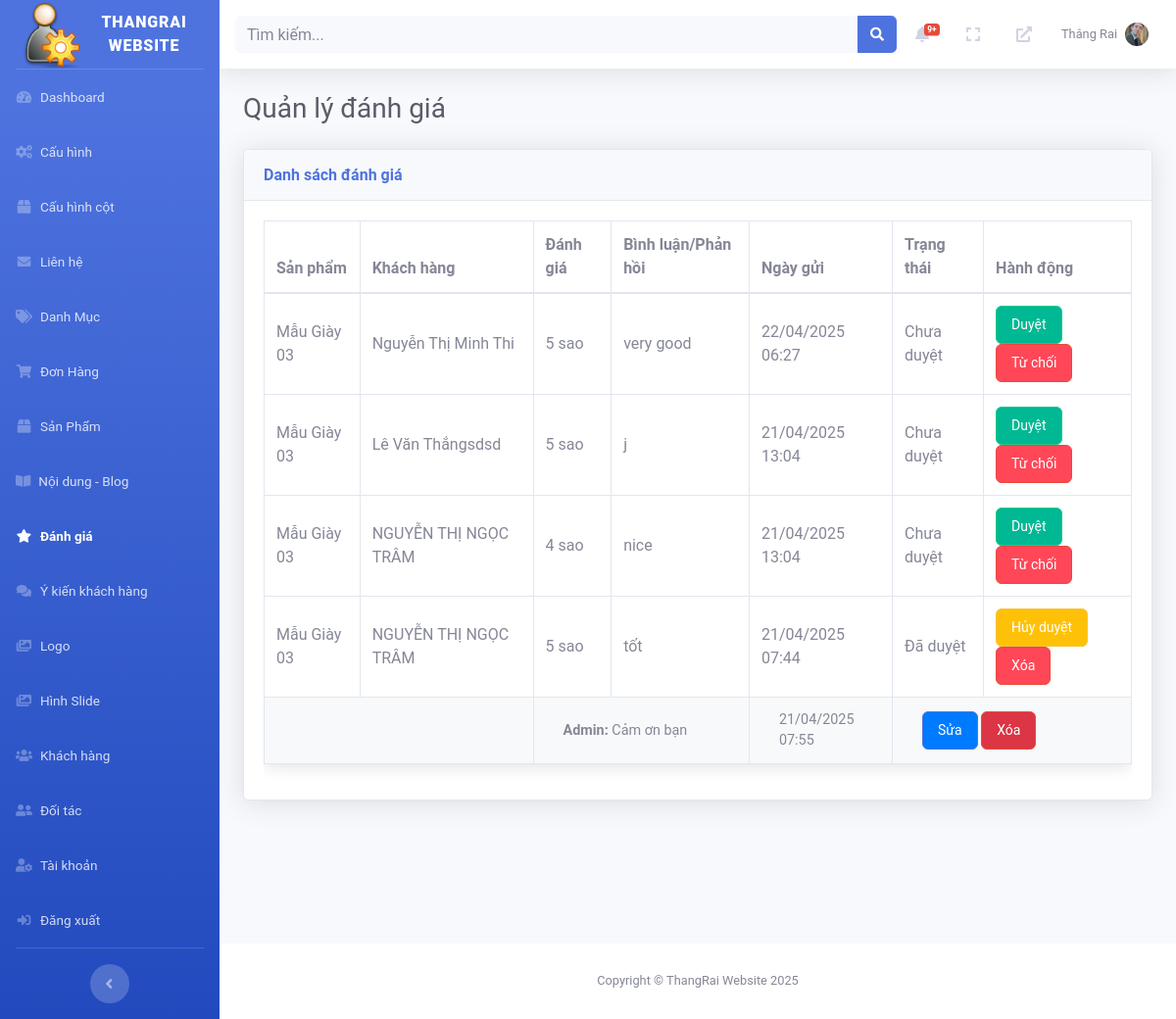
Screenshot of /admin/index.php?page=danhgia (signed in) with the database file from the repository.
### tables this page shows
CREATE TABLE `reviews` (
  `id` int NOT NULL,
  `product_id` int NOT NULL,
  `customer_name` varchar(255) NOT NULL,
  `rating` int NOT NULL,
  `comment` text NOT NULL,
  `is_approved` tinyint(1) DEFAULT '0',
  `created_at` timestamp NULL DEFAULT CURRENT_TIMESTAMP
);

CREATE TABLE `products` (
  `id` int NOT NULL,
  `category_id` int NOT NULL,
  `name` varchar(255) NOT NULL,
  `description` longtext,
  `stock` int NOT NULL,
  `image` varchar(255) DEFAULT NULL,
  `created_at` timestamp NULL DEFAULT CURRENT_TIMESTAMP,
  `content` longtext,
  `original_price` decimal(10,2) NOT NULL DEFAULT '0.00',
  `current_price` decimal(10,2) NOT NULL DEFAULT '0.00',
  `is_active` tinyint(1) NOT NULL DEFAULT '1',
  `slug` varchar(255) NOT NULL,
  `seo_image` varchar(255) DEFAULT NULL,
  `seo_title` varchar(255) DEFAULT NULL,
  `seo_description` text,
  `seo_keywords` text
);

CREATE TABLE `review_replies` (
  `id` int NOT NULL,
  `review_id` int NOT NULL,
  `reply_by` varchar(255) NOT NULL,
  `reply_content` text NOT NULL,
  `created_at` timestamp NULL DEFAULT CURRENT_TIMESTAMP
);

### admin/pages/danhgia/index.php (the view, shortened to what this page needs)
<?php
try {
    require_once 'C:/laragon/www/2/admin/config/db_connect.php';
    $stmt = $pdo->prepare("
        SELECT r.id, r.customer_name, r.rating, r.comment, r.is_approved, r.created_at, p.name as product_name
        FROM reviews r
        JOIN products p ON r.product_id = p.id
        ORDER BY r.created_at DESC
    ");
    $stmt->execute();
    $reviews = $stmt->fetchAll(PDO::FETCH_ASSOC);
    $stmt = $pdo->prepare("
        SELECT rr.id, rr.review_id, rr.reply_by, rr.reply_content, rr.created_at
        FROM review_replies rr
        ORDER BY rr.created_at ASC
    ");
    $stmt->execute();
    $replies = $stmt->fetchAll(PDO::FETCH_ASSOC);
    $replies_by_review = [];
    foreach ($replies as $reply) {
        $replies_by_review[$reply['review_id']][] = $reply;
    }
} catch (Exception $e) {
    error_log('Admin reviews error: ' . $e->getMessage());
    $_SESSION['error'] = 'Có lỗi xảy ra, vui lòng thử lại!';
}
?>
<!DOCTYPE html>
<html lang="vi">
<head>
</head>
<body>
    <div class="d-sm-flex align-items-center justify-content-between mb-4">
        <h1 class="h3 mb-0 text-gray-800">Quản lý đánh giá</h1>
    </div>
    <div class="card shadow mb-4">
        <div class="card-header py-3">
            <h6 class="m-0 font-weight-bold text-primary">Danh sách đánh giá</h6>
        </div>
        <div class="card-body">
            <div class="table-responsive">
                <table class="table table-bordered" width="100%" cellspacing="0">
                    <thead>
                        <tr>
                            <th>Sản phẩm</th>
                            <th>Khách hàng</th>
                            <th>Đánh giá</th>
                            <th>Bình luận/Phản hồi</th>
                            <th>Ngày gửi</th>
                            <th>Trạng thái</th>
                            <th>Hành động</th>
                        </tr>
                    </thead>
                    <tbody>
                        <?php foreach ($reviews as $review): ?>
                            <tr>
                                <td><?php echo htmlspecialchars($review['product_name'], ENT_QUOTES); ?></td>
                                <td><?php echo htmlspecialchars($review['customer_name'], ENT_QUOTES); ?></td>
                                <td><?php echo $review['rating']; ?> sao</td>
                                <td><?php echo htmlspecialchars($review['comment'], ENT_QUOTES); ?></td>
                                <td><?php echo date('d/m/Y H:i', strtotime($review['created_at'])); ?></td>
                                <td><?php echo $review['is_approved'] ? 'Đã duyệt' : 'Chưa duyệt'; ?></td>
                                <td>
                                    <?php if (!$review['is_approved']): ?>
                                        <form method="POST" style="display:inline;">
                                            <button type="submit" class="btn btn-success btn-sm btn-approve">Duyệt</button>
                                        </form>
                                        <form method="POST" style="display:inline;">
                                            <button type="submit" class="btn btn-danger btn-sm btn-reject" onclick="return confirm('Bạn có chắc muốn xóa đánh giá này không?')">Từ chối</button>
                                        </form>
                                    <?php else: ?>
                                        <form method="POST" style="display:inline;">
                                            <button type="submit" class="btn btn-warning btn-sm btn-unapprove" onclick="return confirm('Bạn có chắc muốn hủy duyệt đánh giá này không?')">Hủy duyệt</button>
                                        </form>
                                        <form method="POST" style="display:inline;">
                                            <button type="submit" class="btn btn-danger btn-sm btn-reject" onclick="return confirm('Bạn có chắc muốn xóa đánh giá này không?')">Xóa</button>
                                        </form>
                                    <?php endif; ?>
                                </td>
                            </tr>
                            <?php if (isset($replies_by_review[$review['id']])): ?>
                                <?php foreach ($replies_by_review[$review['id']] as $reply): ?>
                                    <tr class="reply-row">
                                        <td colspan="2"></td>
                                        <td colspan="2">
                                            <strong><?php echo htmlspecialchars($reply['reply_by'], ENT_QUOTES); ?>:</strong>
                                            <?php echo htmlspecialchars($reply['reply_content'], ENT_QUOTES); ?>
                                        </td>
                                        <td><?php echo date('d/m/Y H:i', strtotime($reply['created_at'])); ?></td>
                                        <td colspan="2">
                                            <button class="btn btn-primary btn-sm btn-edit-reply"
                                                    data-bs-toggle="modal"
                                                    data-bs-target="#editReplyModal"
                                                    data-reply-id="<?php echo $reply['id']; ?>"
                                                    data-reply-by="<?php echo htmlspecialchars($reply['reply_by'], ENT_QUOTES); ?>"
                                                    data-reply-content="<?php echo htmlspecialchars($reply['reply_content'], ENT_QUOTES); ?>">
                                                Sửa
                                            </button>
                                            <form method="POST" style="display:inline;">
                                                <button type="submit" class="btn btn-danger btn-sm btn-delete-reply"
                                                        onclick="return confirm('Bạn có chắc muốn xóa phản hồi này không?')">Xóa</button>
                                            </form>
                                        </td>
                                    </tr>
                                <?php endforeach; ?>
                            <?php endif; ?>
                        <?php endforeach; ?>
                    </tbody>
                </table>
            </div>
        </div>
    </div>
</body>
</html>

### admin/includes/topbar.php (shortened to what this page needs)
<?php
require_once 'C:/laragon/www/2/admin/config/db_connect.php';
$admin_id = $_SESSION['admin_id'] ?? null;
$avatar = null;
$new_orders_count = 0;
if ($admin_id) {
    $stmt = $pdo->prepare("SELECT avatar FROM admins WHERE id = ?");
    $stmt->execute([$admin_id]);
    $admin = $stmt->fetch(PDO::FETCH_ASSOC);
    $avatar = $admin['avatar'] ?? null;
    $stmt = $pdo->prepare("SELECT COUNT(*) as count FROM orders WHERE status = 'pending'");
    $stmt->execute();
    $new_orders_count = $stmt->fetch(PDO::FETCH_ASSOC)['count'];
}
?>
<nav class="navbar navbar-expand navbar-light bg-white topbar mb-4 static-top shadow">
    <form class="container search-container">
        <div class="input-group search-input-group">
            <input type="text" class="form-control bg-light border-0 small" placeholder="Tìm kiếm..." id="search-input">
            <div class="input-group-append">
                <button class="btn btn-primary" type="button" id="search-button">
                    <i class="fas fa-search fa-sm"></i>
                </button>
            </div>
        </div>
    </form>
    <ul class="navbar-nav ml-auto">
        <li class="nav-item dropdown no-arrow mx-1">
            <a class="nav-link dropdown-toggle" href="#" id="ordersDropdown" role="button" data-toggle="dropdown">
                <i class="fas fa-bell fa-fw"></i>
                <?php if ($new_orders_count > 0): ?>
                    <span class="badge badge-danger badge-counter"><?php echo $new_orders_count > 9 ? '9+' : $new_orders_count; ?></span>
                <?php endif; ?>
            </a>
        </li>
        <li class="nav-item no-arrow mx-1">
            <a class="nav-link" href="#" id="fullscreenToggle">
                <i class="fas fa-expand fa-fw"></i>
            </a>
        </li>
        <li class="nav-item no-arrow mx-1">
            <a class="nav-link" href="http://localhost/2/public/" target="_blank">
                <i class="fas fa-external-link-alt fa-fw"></i>
            </a>
        </li>
        <li class="nav-item dropdown no-arrow">
            <a class="nav-link dropdown-toggle" href="#" id="userDropdown" role="button" data-toggle="dropdown">
                <span class="mr-2 d-none d-lg-inline text-gray-600 small">
                    <?php echo htmlspecialchars($_SESSION['admin_name'] ?? 'Admin'); ?>
                </span>
                <?php if ($avatar): ?>
                    <img src="/2/admin/<?php echo htmlspecialchars($avatar); ?>" alt="Avatar" class="rounded-circle" style="width: 24px; height: 24px; object-fit: cover;">
                <?php else: ?>
                    <img src="/2/admin/images/default-avatar.png" alt="Default Avatar" class="rounded-circle" style="width: 24px; height: 24px; object-fit: cover;">
                <?php endif; ?>
            </a>
        </li>
    </ul>
</nav>

### admin/assets/css/custom.css (style rules this page uses)
body { font-family: 'Roboto', sans-serif; }
.table th, .table td { vertical-align: middle; }

### admin/pages/danhgia/index.php (style rules this page uses)
.table { background: #fff; border-radius: 8px; box-shadow: 0 4px 15px rgba(0, 0, 0, 0.1); }
.table th, .table td { vertical-align: middle; }
.btn-approve, .btn-reject, .btn-unapprove, .btn-edit-reply, .btn-delete-reply { padding: 8px 15px; font-size: 14px; border-radius: 6px; }
.btn-approve { background: #00b894; color: #fff; }
.btn-reject { background: #ff4757; color: #fff; }
.btn-unapprove { background: #ffc107; color: #fff; }
.btn-edit-reply { background: #007bff; color: #fff; }
.btn-delete-reply { background: #dc3545; color: #fff; }
.reply-row { background-color: #f8f9fa; font-size: 0.9em; }
.reply-row td { padding-left: 30px; }

### rows the page displays
reviews: product.name "Mẫu Giày 03", customer_name "Nguyễn Thị Minh Thi", rating "5", comment "very good", created_at "22/04/2025 06:27", is_approved "Chưa duyệt"
reviews: product.name "Mẫu Giày 03", customer_name "Lê Văn Thắngsdsd", rating "5", comment "j", created_at "21/04/2025 13:04", is_approved "Chưa duyệt"
reviews: product.name "Mẫu Giày 03", customer_name "NGUYỄN THỊ NGỌC TRÂM", rating "4", comment "nice", created_at "21/04/2025 13:04", is_approved "Chưa duyệt"
reviews: product.name "Mẫu Giày 03", customer_name "NGUYỄN THỊ NGỌC TRÂM", rating "5", comment "tốt", created_at "21/04/2025 07:44", is_approved "Đã duyệt"
review_replies: reply_by "Admin", reply_content "Cảm ơn bạn", created_at "21/04/2025 07:55"

### other values shown
SITE_NAME "THANGRAI WEBSITE"
$_SESSION['admin_name'] "Thắng Rai"
SITE_NAME "ThangRai Website"
